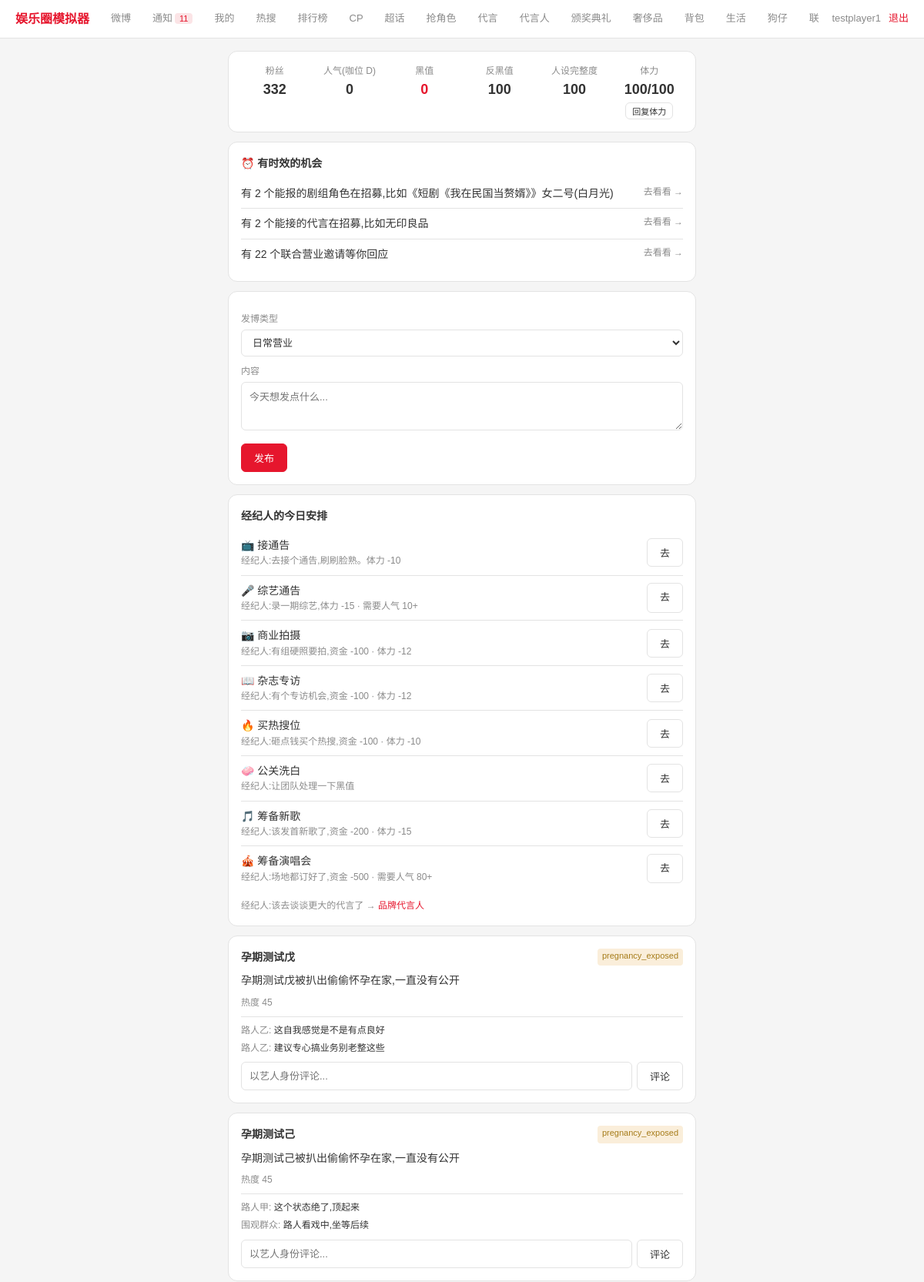
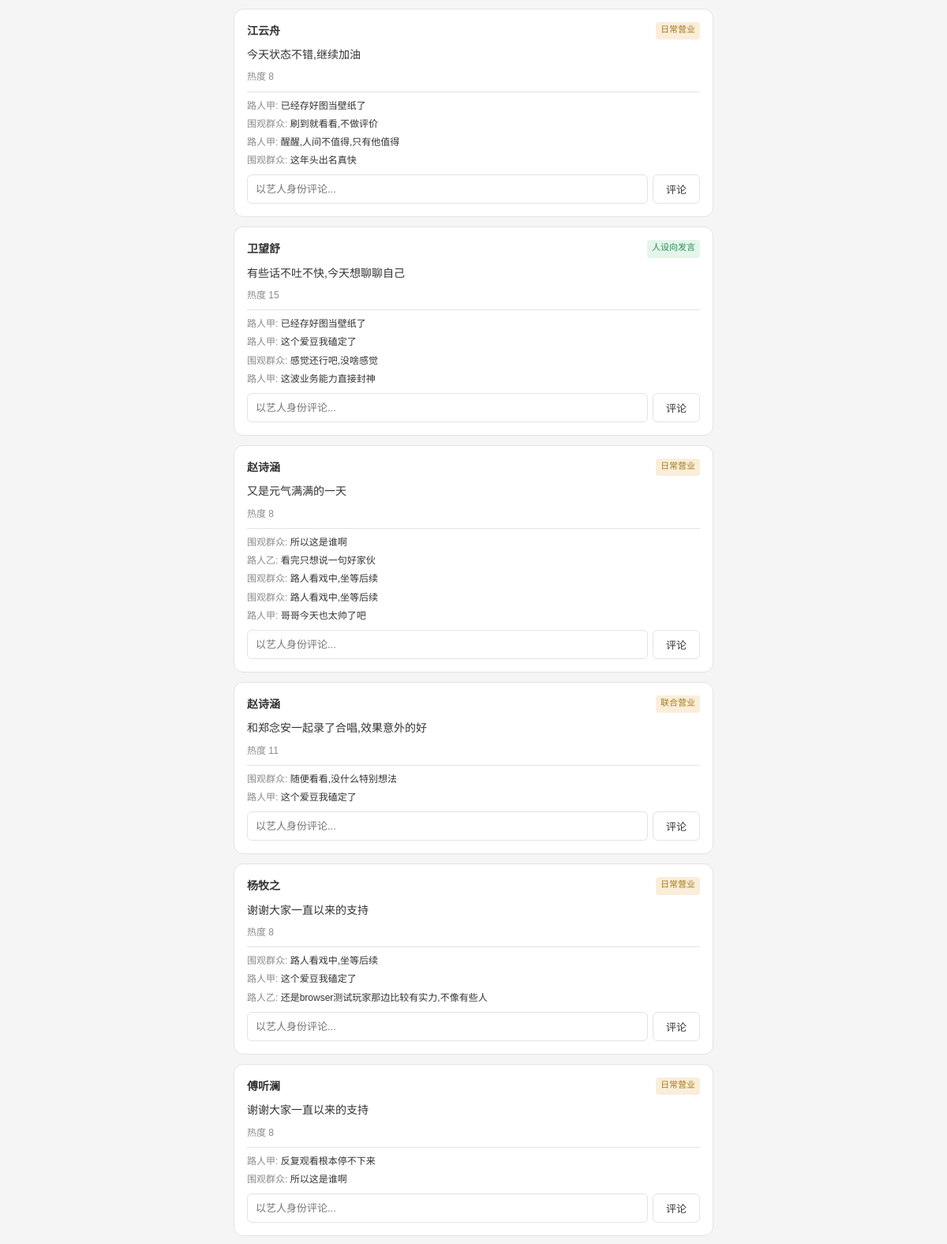
/weibo (signed in, upper part), run on the app's committed database (2 pictures, top to bottom).
### tables this page shows
CREATE TABLE players (
    id                  INTEGER PRIMARY KEY AUTOINCREMENT,
    user_id             INTEGER UNIQUE,
    is_npc              INTEGER DEFAULT 0,
    age                 INTEGER DEFAULT 18,
    gender              TEXT DEFAULT '',
    stage_name          TEXT NOT NULL DEFAULT '',
    talents             TEXT DEFAULT '{}',
    hidden_traits       TEXT DEFAULT '[]',
    career_lines        TEXT DEFAULT '[]',
    agency_id           INTEGER,
    fans_count          INTEGER DEFAULT 0,
    core_fan_loyalty    INTEGER DEFAULT 0,
    popularity          INTEGER DEFAULT 0,
    scandal_value       INTEGER DEFAULT 0,
    persona_tag         TEXT DEFAULT '',
    persona_integrity   INTEGER DEFAULT 100,
    cash                INTEGER DEFAULT 0,
    roll_count          INTEGER DEFAULT 0,
    revealed            INTEGER DEFAULT 0,
    energy              INTEGER DEFAULT 100,
    energy_updated      INTEGER DEFAULT 0,
    family_background   TEXT DEFAULT '',
    birthplace          TEXT DEFAULT '',
    true_personality    TEXT DEFAULT '',
    career_state        TEXT DEFAULT 'normal',  -- normal/blackout
    blackout_until_ts    INTEGER DEFAULT 0,
    anti_scandal_reserve INTEGER DEFAULT 0,
    endorsement_reputation INTEGER DEFAULT 0,
    awards_won          INTEGER DEFAULT 0,
    created_ts          INTEGER DEFAULT 0, fan_club_name TEXT DEFAULT '', fan_club_color TEXT DEFAULT '', notifications_seen_ts INTEGER DEFAULT 0, health INTEGER DEFAULT 100, last_rest_ts INTEGER DEFAULT 0, last_travel_ts INTEGER DEFAULT 0,
    FOREIGN KEY (user_id) REFERENCES users(id)
);

CREATE TABLE posts (
    id             INTEGER PRIMARY KEY AUTOINCREMENT,
    player_id      INTEGER NOT NULL,
    post_type      TEXT NOT NULL,
    content        TEXT DEFAULT '',
    outcome        TEXT DEFAULT '',
    likes          INTEGER DEFAULT 0,
    reposts        INTEGER DEFAULT 0,
    comments_count INTEGER DEFAULT 0,
    heat           INTEGER DEFAULT 0,
    created_ts     INTEGER DEFAULT 0
, editable_until_ts INTEGER);

### app.py (the view)
@app.route('/weibo', methods=['GET'])
@login_required
def weibo():
    player = me()
    if player and not player['revealed']:
        return redirect(url_for('reveal'))
    if player:
        player['tier'] = get_tier(player['popularity'])
    posts = q("""SELECT po.*, p.stage_name FROM posts po
                 JOIN players p ON p.id = po.player_id
                 ORDER BY po.created_ts DESC LIMIT 30""")
    posts = [dict(p) for p in posts]
    for p in posts:
        comments = []
        for c in q("SELECT * FROM post_comments WHERE post_id=? ORDER BY created_ts", (p['id'],)):
            c = dict(c)
            if c['commenter_id']:
                commenter = q("SELECT stage_name FROM players WHERE id=?", (c['commenter_id'],), one=True)
                c['commenter_name'] = commenter['stage_name'] if commenter else '匿名艺人'
            comments.append(c)
        p['comments'] = comments
        p['can_edit'] = bool(player and p['player_id'] == player['id']
                              and p['editable_until_ts'] and p['editable_until_ts'] > now_ts())
        sales = q("SELECT product_name, sales_count FROM product_sales WHERE post_id=?", (p['id'],), one=True)
        p['sales'] = dict(sales) if sales else None
    todo_items = get_todo_items(player) if player else []
    return render_template('weibo.html', player=player, posts=posts,
                            post_type_labels=POST_TYPE_LABELS, composable_post_types=COMPOSABLE_POST_TYPES,
                            crisis_stance_labels=CRISIS_STANCE_LABELS,
                            commercial_shoot_cost=COMMERCIAL_SHOOT_COST, magazine_cost=MAGAZINE_COST,
                            ambassador_link_ready=True, todo_items=todo_items)

### app.py (called while the page is built)
def get_db():
    db = getattr(g, '_db', None)
    if db is None:
        db = g._db = sqlite3.connect(DB_PATH)
        db.row_factory = sqlite3.Row
        db.execute("PRAGMA journal_mode=WAL")
        db.execute("PRAGMA foreign_keys=ON")
    return db

def q(sql, args=(), one=False):
    cur = get_db().execute(sql, args)
    return cur.fetchone() if one else cur.fetchall()

def run(sql, args=()):
    db = get_db()
    cur = db.execute(sql, args)
    db.commit()
    return cur

def login_required(f):
    @wraps(f)
    def w(*a, **kw):
        if 'uid' not in S:
            return redirect(url_for('login'))
        return f(*a, **kw)
    return w

def get_effective_energy(player_id):
    row = q("SELECT energy, energy_updated FROM players WHERE id=?", (player_id,), one=True)
    if not row:
        return 0
    base_ts = row['energy_updated'] or now_ts()
    elapsed = now_ts() - base_ts
    regen = elapsed // ENERGY_REGEN_SECONDS
    if regen <= 0:
        return row['energy']
    new_energy = min(MAX_ENERGY, row['energy'] + regen)
    new_updated = base_ts + regen * ENERGY_REGEN_SECONDS
    run("UPDATE players SET energy=?, energy_updated=? WHERE id=?", (new_energy, new_updated, player_id))
    return new_energy

def me():
    uid = S.get('uid')
    if not uid:
        return None
    row = q("SELECT * FROM players WHERE user_id=?", (uid,), one=True)
    if not row:
        return None
    player = dict(row)
    player['energy'] = get_effective_energy(player['id'])
    return player

@app.context_processor
def inject_notification_count():
    player = me()
    if not player:
        return {'notification_count': 0}
    return {'notification_count': get_notification_count(player['id'])['total']}

def get_tier(popularity):
    tier = TIER_LADDER[0]
    for i, th in enumerate(TIER_THRESHOLDS):
        if popularity >= th:
            tier = TIER_LADDER[i]
    return tier

def tier_index(tier):
    return TIER_LADDER.index(tier) if tier in TIER_LADDER else 0

def meets_tier(popularity, required_tier):
    return tier_index(get_tier(popularity)) >= tier_index(required_tier)

def is_actor_busy(player_id):
    return q("SELECT 1 FROM drama_roles WHERE winner_player_id=? AND status='shooting'",
             (player_id,), one=True) is not None

### templates/weibo.html (shortened to what this page needs)
{% extends "base.html" %}
{% block content %}
{% if player %}
<div class="card" style="display:flex;gap:10px">
  <div style="flex:1;text-align:center">
    <div class="muted">粉丝</div>
    <div style="font-size:18px;font-weight:700">{{ player.fans_count }}</div>
  </div>
  <div style="flex:1;text-align:center">
    <div class="muted">人气(咖位 {{ player.tier }})</div>
    <div style="font-size:18px;font-weight:700">{{ player.popularity }}</div>
  </div>
  <div style="flex:1;text-align:center">
    <div class="muted">黑值</div>
    <div style="font-size:18px;font-weight:700;color:var(--red)">{{ player.scandal_value }}</div>
  </div>
  <div style="flex:1;text-align:center">
    <div class="muted">反黑值</div>
    <div style="font-size:18px;font-weight:700">{{ player.anti_scandal_reserve }}</div>
  </div>
  <div style="flex:1;text-align:center">
    <div class="muted">人设完整度</div>
    <div style="font-size:18px;font-weight:700">{{ player.persona_integrity }}</div>
  </div>
  <div style="flex:1;text-align:center">
    <div class="muted">体力</div>
    <div style="font-size:18px;font-weight:700">{{ player.energy }}/100</div>
    <form method="post" action="{{ url_for('weibo_refresh_energy') }}">
      <button class="btn" style="font-size:11px;padding:2px 8px;margin-top:2px">回复体力</button>
    </form>
  </div>
</div>
{% if todo_items %}
<div class="card">
  <h4 style="margin-bottom:8px">⏰ 有时效的机会</h4>
  {% for item in todo_items %}
  <a href="{{ item.url }}" style="display:block;padding:8px 0;{% if not loop.last %}border-bottom:1px solid var(--bd);{% endif %}text-decoration:none;color:inherit">
    <span>{{ item.text }}</span>
    <span class="muted" style="float:right">去看看 →</span>
  </a>
  {% endfor %}
</div>
{% endif %}
{% if player.career_state == 'blackout' %}
<div class="card flash-error" style="background:var(--red-dim)">
  <b>塌房雪藏中</b> —— 通告/综艺/接戏/攻击这些都停了,只能做公益慢慢清黑值,或者发一条声明,等雪藏期结束。
  <form method="post" action="{{ url_for('weibo_charity') }}" style="margin-top:8px">
    <button class="btn btn-primary" style="width:100%">低调做慈善<br><span class="muted" style="font-size:11px">体力 -5</span></button>
  </form>
  <form method="post" action="{{ url_for('weibo_post') }}" style="margin-top:10px;border-top:1px solid var(--bd);padding-top:10px">
    <input type="hidden" name="post_type" value="crisis_statement">
    <label>危机公关声明(体力 15)</label>
    <select name="stance">
      {% for k, v in crisis_stance_labels.items() %}
      <option value="{{ k }}">{{ v }}</option>
      {% endfor %}
    </select>
    <textarea name="content" rows="3" maxlength="140" required placeholder="写一条声明回应这次风波..." style="margin-top:6px"></textarea>
    <button class="btn" style="width:100%;margin-top:6px">发布声明</button>
  </form>
</div>
{% else %}
<div class="card">
  <form method="post" action="{{ url_for('weibo_post') }}">
    <label>发博类型</label>
    <select name="post_type">
      {% for k, v in composable_post_types.items() %}
      <option value="{{ k }}">{{ v }}</option>
      {% endfor %}
    </select>
    <label>内容</label>
    <textarea name="content" rows="3" maxlength="140" required placeholder="今天想发点什么..."></textarea>
    <button class="btn btn-primary" style="margin-top:10px">发布</button>
  </form>
</div>
<div class="card">
  <h4 style="margin-bottom:8px">经纪人的今日安排</h4>
  <div style="display:flex;justify-content:space-between;align-items:center;padding:8px 0;border-bottom:1px solid var(--bd)">
    <div>
      <div>📺 接通告</div>
      <div class="muted" style="font-size:12px">经纪人:去接个通告,刷刷脸熟。体力 -10</div>
    </div>
    <form method="post" action="{{ url_for('weibo_gig') }}"><button class="btn">去</button></form>
  </div>
  <div style="display:flex;justify-content:space-between;align-items:center;padding:8px 0;border-bottom:1px solid var(--bd)">
    <div>
      <div>🎤 综艺通告</div>
      <div class="muted" style="font-size:12px">经纪人:录一期综艺,体力 -15 · 需要人气 10+</div>
    </div>
    <a href="{{ url_for('weibo_variety_prepare') }}" class="btn">去</a>
  </div>
  <div style="display:flex;justify-content:space-between;align-items:center;padding:8px 0;border-bottom:1px solid var(--bd)">
    <div>
      <div>📷 商业拍摄</div>
      <div class="muted" style="font-size:12px">经纪人:有组硬照要拍,资金 -{{ commercial_shoot_cost }} · 体力 -12</div>
    </div>
    <form method="post" action="{{ url_for('weibo_commercial_shoot') }}"><button class="btn">去</button></form>
  </div>
  <div style="display:flex;justify-content:space-between;align-items:center;padding:8px 0;border-bottom:1px solid var(--bd)">
    <div>
      <div>📖 杂志专访</div>
      <div class="muted" style="font-size:12px">经纪人:有个专访机会,资金 -{{ magazine_cost }} · 体力 -12</div>
    </div>
    <form method="post" action="{{ url_for('weibo_magazine') }}"><button class="btn">去</button></form>
  </div>
  <div style="display:flex;justify-content:space-between;align-items:center;padding:8px 0;border-bottom:1px solid var(--bd)">
    <div>
      <div>🔥 买热搜位</div>
      <div class="muted" style="font-size:12px">经纪人:砸点钱买个热搜,资金 -100 · 体力 -10</div>
    </div>
    <form method="post" action="{{ url_for('weibo_boost_trend') }}"><button class="btn">去</button></form>
  </div>
  <div style="display:flex;justify-content:space-between;align-items:center;padding:8px 0;border-bottom:1px solid var(--bd)">
    <div>
      <div>🧼 公关洗白</div>
      <div class="muted" style="font-size:12px">经纪人:让团队处理一下黑值</div>
    </div>
    <form method="post" action="{{ url_for('weibo_use_reserve') }}"><button class="btn">去</button></form>
  </div>
  <div style="display:flex;justify-content:space-between;align-items:center;padding:8px 0;border-bottom:1px solid var(--bd)">
    <div>
      <div>🎵 筹备新歌</div>
      <div class="muted" style="font-size:12px">经纪人:该发首新歌了,资金 -200 · 体力 -15</div>
    </div>
    <form method="post" action="{{ url_for('weibo_release_song') }}"><button class="btn">去</button></form>
  </div>
  <div style="display:flex;justify-content:space-between;align-items:center;padding:8px 0">
    <div>
      <div>🎪 筹备演唱会</div>
      <div class="muted" style="font-size:12px">经纪人:场地都订好了,资金 -500 · 需要人气 80+</div>
    </div>
    <a href="{{ url_for('weibo_concert_prepare') }}" class="btn">去</a>
  </div>
  {% if ambassador_link_ready %}
  <p class="muted" style="margin-top:10px;font-size:12px">经纪人:该去谈谈更大的代言了 → <a href="{{ url_for('ambassador_page') }}">品牌代言人</a></p>
  {% endif %}
</div>
{% endif %}
{% endif %}
{% for p in posts %}
<div class="card">
  <div style="display:flex;justify-content:space-between">
    <b>{{ p.stage_name }}</b>
    <span class="badge {% if p.outcome == 'fail' %}badge-red{% elif p.outcome == 'success' %}badge-green{% else %}badge-gold{% endif %}">
      {{ post_type_labels.get(p.post_type, p.post_type) }}
    </span>
  </div>
  <p style="margin:8px 0">{{ p.content }}</p>
  <div class="muted">热度 {{ p.heat }}{% if p.sales %} · {{ p.sales.product_name }}实时销量 {{ p.sales.sales_count }}{% endif %}</div>
  {% if p.comments %}
  <div style="margin-top:8px;border-top:1px solid var(--bd);padding-top:8px">
    {% for c in p.comments %}
    <div style="font-size:12px;margin-bottom:4px">
      <span class="muted">
        {% if c.stance == 'celebrity' %}{{ c.commenter_name }}
        {% elif c.stance == 'fan' %}路人甲{% elif c.stance == 'hater' %}路人乙{% else %}围观群众{% endif %}:
      </span>
      {{ c.content }}
    </div>
    {% endfor %}
  </div>
  {% endif %}
  {% if player %}
  <form method="post" action="{{ url_for('weibo_comment') }}" style="display:flex;gap:6px;margin-top:8px">
    <input name="content" placeholder="以艺人身份评论..." style="flex:1">
    <button class="btn" style="white-space:nowrap">评论</button>
  </form>
  {% endif %}
</div>
{% else %}
<div class="card muted">还没有人发过微博。</div>
{% endfor %}
{% endblock %}

### templates/base.html (style rules this page uses)
:root { --bg:#f5f5f5;--sf:#ffffff;--sf2:#f0f0f0;--bd:#e3e3e3; --red:#e6162d;--red-dim:#fbe4e6; --text:#333333;--muted:#8b8b8b; --green:#2e8b57;--gold:#a67c1a; }
* { box-sizing:border-box;margin:0;padding:0 }
body { background:var(--bg);color:var(--text); font-family:"PingFang SC","Microsoft YaHei",sans-serif; font-size:14px;line-height:1.6;min-height:100vh }
a { color:var(--red);text-decoration:none }
.card { background:var(--sf);border:1px solid var(--bd);border-radius:12px;padding:16px;margin-bottom:12px }
.btn { display:inline-block;background:var(--sf);border:1px solid var(--bd);border-radius:6px; padding:8px 16px;font-size:13px;cursor:pointer;color:var(--text) }
.btn-primary { background:var(--red);border-color:var(--red);color:#fff }
input,select,textarea { width:100%;padding:8px 10px;border:1px solid var(--bd);border-radius:6px; font-size:13px;font-family:inherit;background:var(--sf);color:var(--text) }
label { font-size:12px;color:var(--muted);display:block;margin:10px 0 4px }
.muted { color:var(--muted);font-size:12px }
.badge { font-size:11px;padding:1px 6px;border-radius:4px }
.badge-green { background:#e4f5ea;color:var(--green) }
.badge-gold { background:#faeeda;color:var(--gold) }

### data on the page
players: fans_count "332", popularity "0", scandal_value "0", anti_scandal_reserve "100", persona_integrity "100"
posts: stage_name "孕期测试戊", get "pregnancy_exposed", content "孕期测试戊被扒出偷偷怀孕在家,一直没有公开", heat "45", content "这自我感觉是不是有点良好" "建议专心搞业务别老整这些"
posts: stage_name "孕期测试己", get "pregnancy_exposed", content "孕期测试己被扒出偷偷怀孕在家,一直没有公开", heat "45", content "这个状态绝了,顶起来" "路人看戏中,坐等后续"
posts: stage_name "江云舟", get "日常营业", content "今天状态不错,继续加油", heat "8", content "已经存好图当壁纸了" "刷到就看看,不做评价" "醒醒,人间不值得,只有他值得" "这年头出名真快"
posts: stage_name "卫望舒", get "人设向发言", content "有些话不吐不快,今天想聊聊自己", heat "15", content "已经存好图当壁纸了" "这个爱豆我磕定了" "感觉还行吧,没啥感觉" "这波业务能力直接封神"
posts: stage_name "赵诗涵", get "日常营业", content "又是元气满满的一天", heat "8", content "所以这是谁啊" "看完只想说一句好家伙" "路人看戏中,坐等后续" "路人看戏中,坐等后续" "哥哥今天也太帅了吧"
posts: stage_name "赵诗涵", get "联合营业", content "和郑念安一起录了合唱,效果意外的好", heat "11", content "随便看看,没什么特别想法" "这个爱豆我磕定了"
posts: stage_name "杨牧之", get "日常营业", content "谢谢大家一直以来的支持", heat "8", content "路人看戏中,坐等后续" "这个爱豆我磕定了" "还是browser测试玩家那边比较有实力,不像有些人"
posts: stage_name "傅听澜", get "日常营业", content "谢谢大家一直以来的支持", heat "8", content "反复观看根本停不下来" "所以这是谁啊"

### other printed values
{{ notification_count }} "11"
{{ session.get('uname') }} "testplayer1"
{{ player.tier }} "D"
{{ player.energy }} "100"
{{ item.text }} "有 2 个能报的剧组角色在招募,比如《短剧《我在民国当赘婿》》女二号(白月光)" "有 2 个能接的代言在招募,比如无印良品" "有 22 个联合营业邀请等你回应"
{{ commercial_shoot_cost }} "100"
{{ magazine_cost }} "100"
form field post_type "日常营业"
